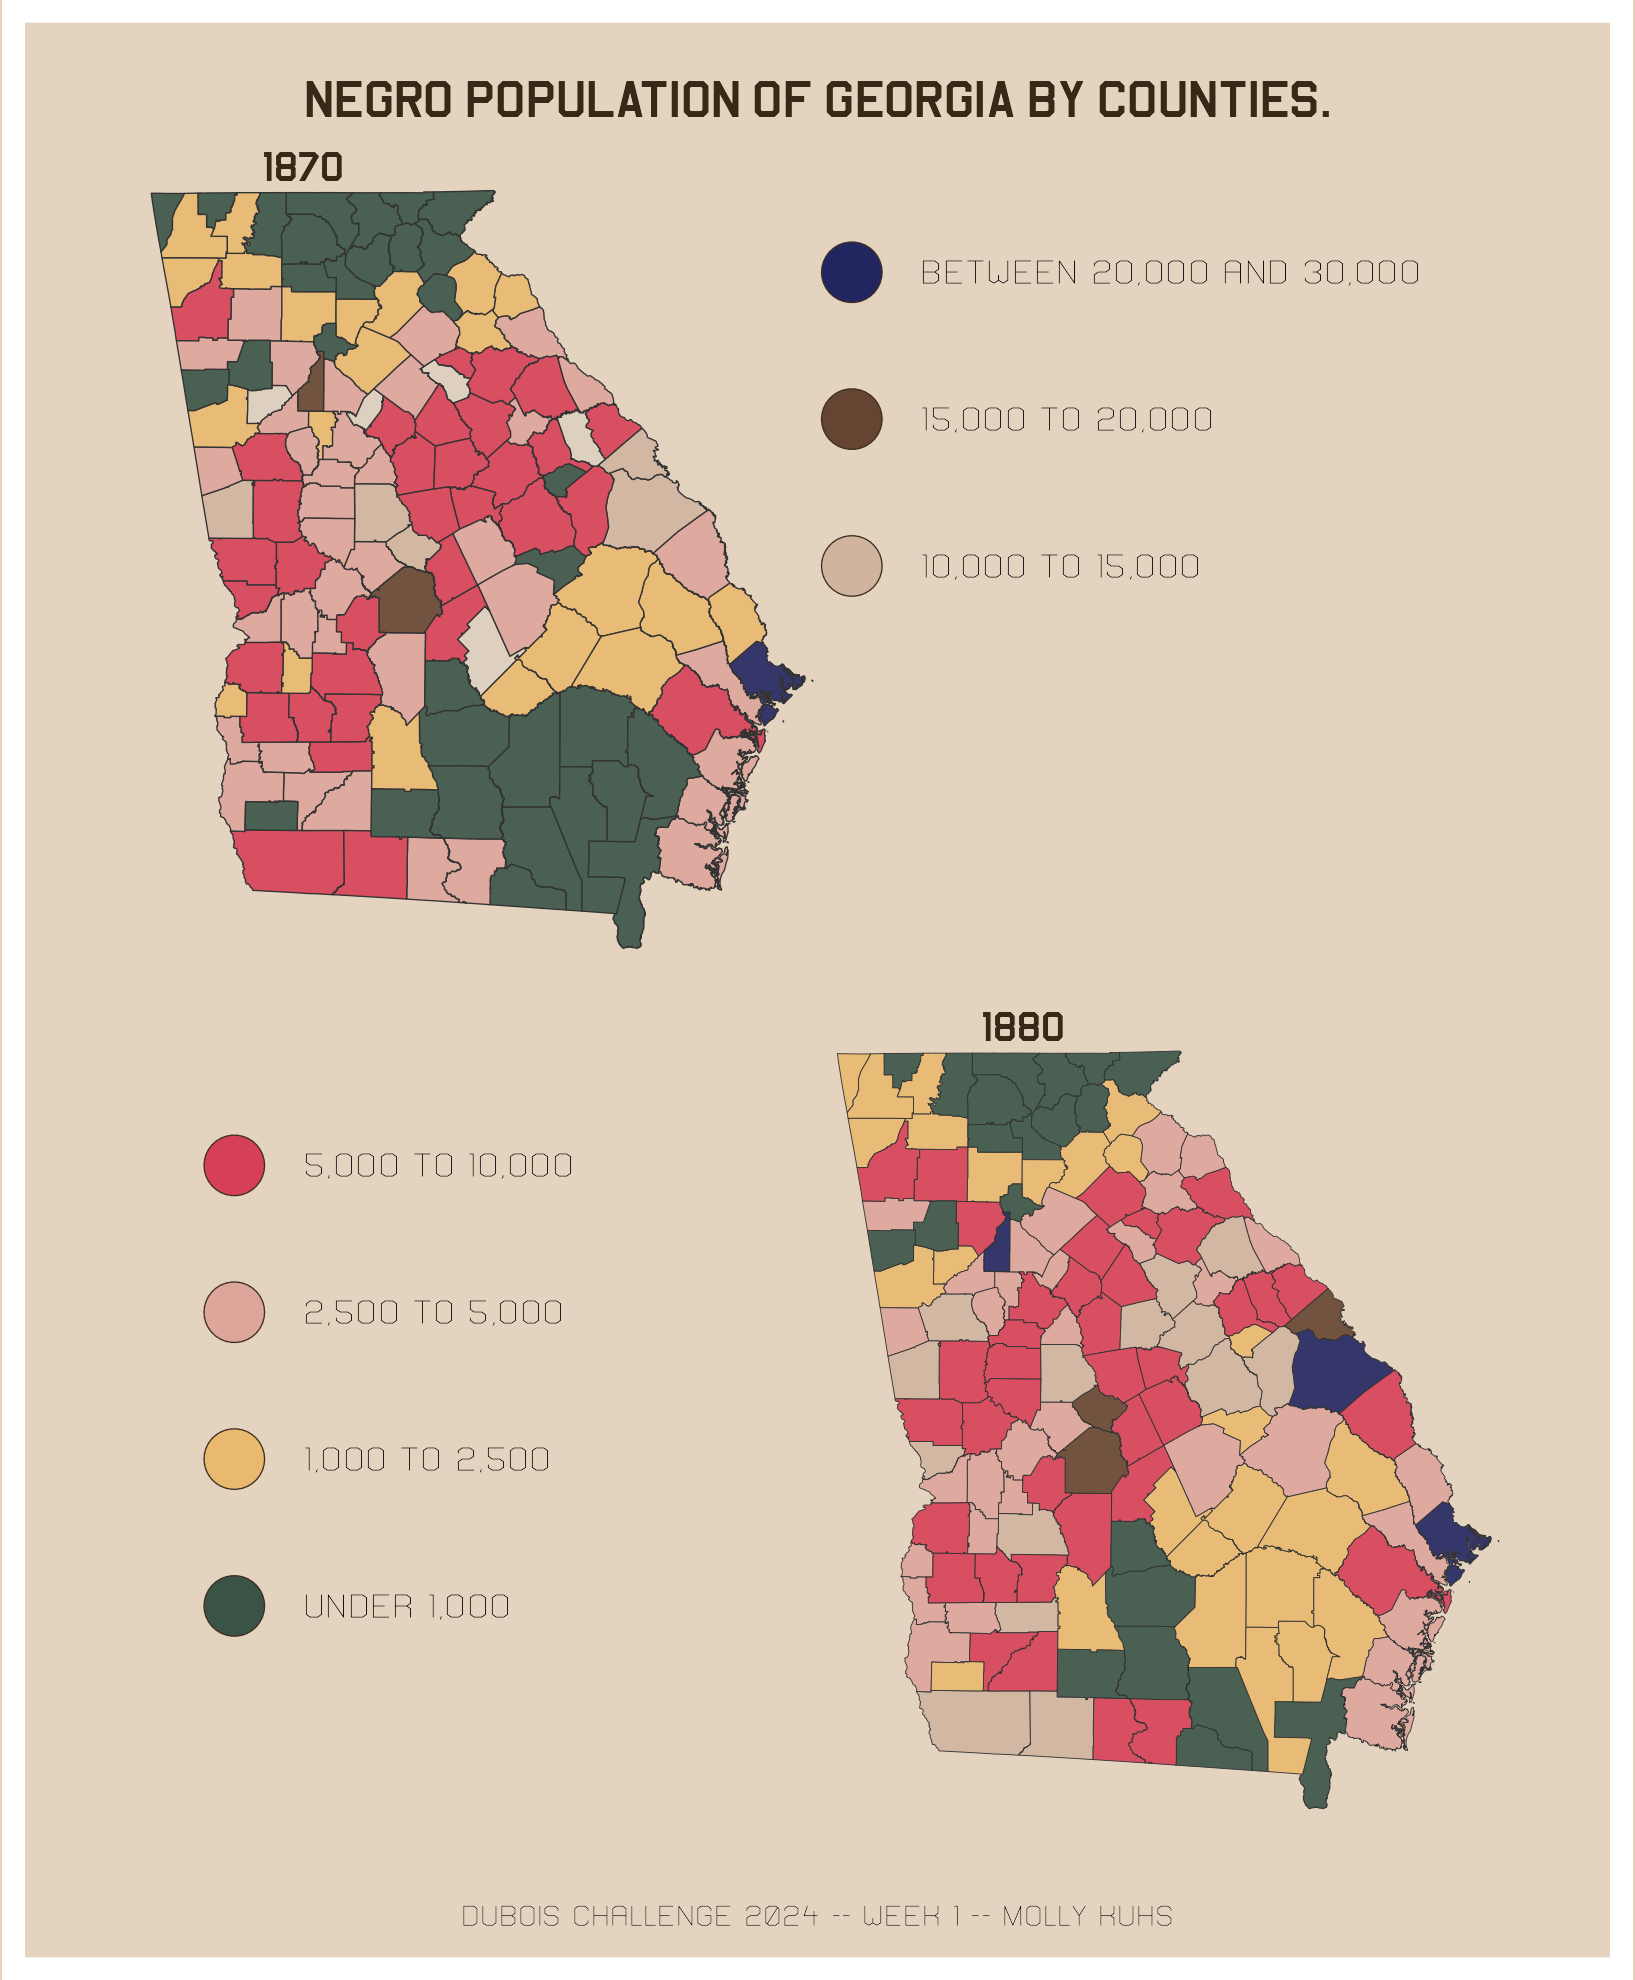

Reproduce this figure in R.
#Dubois Challenges 2024
#Week 1 

###########################

#Challege: https://github.com/ajstarks/dubois-data-portraits/tree/master/challenge/2024 
#DuBois Styleguide: https://github.com/ajstarks/dubois-data-portraits/blob/master/dubois-style.pdf 

###########################


#Packages 
library(tidyverse)
library(sf)
library(patchwork)

#data load
georgiaShape <- sf::read_sf("data/georgia-1880-county-shapefile")

#data clean & wrangle 
colnames(georgiaShape)[14] <- "data1870"
colnames(georgiaShape)[15] <- "data1880"

georgiaShape$data1870[is.na(georgiaShape$data1870)] <- "NoData"

dataCat <- georgiaShape %>%
  mutate(cat70 = case_when(data1870 == "> 1000" ~ 1,
                           data1870 == "1000 - 2500" ~ 2,
                           data1870 == "2500 - 5000" ~ 3,
                           data1870 == "5000 - 10000" ~ 4,
                           data1870 == "10000 - 15000" ~ 5,
                           data1870 == "15000 - 20000" ~ 6,
                           data1870 == "20000 - 30000" ~ 7,
                           data1870 == "NoData" ~ 0),
         cat80 = case_when(data1880 == "> 1000" ~ 1,
                           data1880 == "1000 - 2500" ~ 2,
                           data1880 == "2500 - 5000" ~ 3,
                           data1880 == "5000 - 10000" ~ 4,
                           data1880 == "10000 - 15000" ~ 5,
                           data1880 == "15000 - 20000" ~ 6,
                           data1880 == "20000 - 30000" ~ 7))


dataCat$cat70 <- as.factor(dataCat$cat70)
dataCat$cat80 <- as.factor(dataCat$cat80)


#plots

colorpal70 <- c("#decfbe","#395346","#e9b96f","#dea59b","#d64057","#d0b49e","#654531","#22255f")
colorpal80 <- c("#395346","#e9b96f","#dea59b","#d64057","#d0b49e","#654531","#22255f")

title <-"N E G R O   P O P U L A T I O N   O F   G E O R G I A   B Y   C O U N T I E S."
title2 <- "NEGRO POPULATION OF GEORGIA BY COUNTIES."
caption <- "\nDubois Challenge 2024 -- Week 1 -- Molly Kuhs"


#base1870plot
p70 <- ggplot(dataCat)+
  geom_sf(aes(fill = cat70),
          alpha=0.9,
          linewidth = 0.15,
          color = "grey20")+
  annotate("text", x = 84.5, y=35.15,
           label = "1870",
           family = "B52-ULCW00-ULC",
           size = 3.5,
           color="#362916")+
  scale_fill_manual(values = colorpal70,
                    name = "")+
  theme_void()+
  coord_sf(crs = 4326)+
  xlim(c(86, 76))+
  theme(legend.position = "none",
        panel.background = element_rect(fill = "#e4d3bf",color = "#e4d3bf"),
        plot.background = element_rect(fill = "#e4d3bf", color = "#e4d3bf"),
        plot.title = element_text(family = "B52-ULCW00-ULC",
                                  size = 12.5,
                                  hjust = 0.5,
                                  color="#362916"),
          plot.margin = margin(0.3,0,0,0, "cm"))+
  labs(x = "",
       y = "",
       title = title2)

# add labels 70
p70L<- p70+
  annotate("text", x = 80, y = 34.5, 
           label = "BETWEEN 2O,OOO AND 3O,OOO",
           family = "Vasarely-Light",
           size = 3.2,
           hjust = 0)+ 
  annotate("text", x = 80, y = 33.6, 
           label = "15,OOO TO 2O,OOO",
           family = "Vasarely-Light",
           size = 3.2,
           hjust = 0)+
  annotate("text", x = 80, y = 32.7, 
           label = "1O,OOO TO 15,OOO",
           family = "Vasarely-Light",
           size = 3.2,
           hjust = 0)
  
#add points 70
p70LP <- p70L +
  annotate("point", x =80.5 , y = 34.5, size = 7.1, color = "#3d2e22")+
  annotate("point", x =80.5 , y = 34.5, size = 6.8, color = "#22255f")+
  annotate("point", x =80.5 , y = 33.6, size = 7.1, color = "#3d2e22")+
  annotate("point", x =80.5 , y = 33.6, size = 6.8, color = "#654531")+
  annotate("point", x =80.5 , y = 32.7, size = 7.1, color = "#3d2e22")+
  annotate("point", x =80.5 , y = 32.7, size = 6.8, color = "#d0b49e")




#base1880plot

p80 <- ggplot(dataCat)+
  geom_sf(aes(fill = cat80),
          alpha=0.9,
          linewidth = 0.1,
          color = "grey20")+
  scale_fill_manual(values = colorpal80,
                    name = "")+
  annotate("text", x = 84.25, y=35.15,
           label = "1880",
           family = "B52-ULCW00-ULC",
           size = 3.5,
           color = "#362916")+
  theme_void()+
  coord_sf(crs = 4326)+
  xlim(c(91, 81))+
  labs(caption = caption)+
  theme(legend.position = "none",
        panel.background = element_rect(fill = "#e4d3bf",color = "#e4d3bf"),
        plot.background = element_rect(fill = "#e4d3bf", color = "#e4d3bf"),
        plot.margin = margin(0,0,0.25,0, "cm"),
        plot.caption = element_text(family = "Vasarely-Light",
                                    size = 7.5,
                                    hjust = 0.5))

#add labels 80
p80L <- p80 +
  annotate("text", x =89.5 , y = 34.3, 
           label = "5,OOO TO 1O,OOO",
           family = "Vasarely-Light",
           size = 3.25,
           hjust = 0)+ 
  annotate("text", x = 89.5, y = 33.4, 
           label = "2,5OO TO 5,OOO",
           family = "Vasarely-Light",
           size = 3.25,
           hjust = 0)+
  annotate("text", x = 89.5, y = 32.5, 
           label = "1,OOO TO 2,5OO",
           family = "Vasarely-Light",
           size = 3.25,
           hjust = 0)+
  annotate("text", x = 89.5, y = 31.6, 
           label = "UNDER 1,OOO",
           family = "Vasarely-Light",
           size = 3.25,
           hjust = 0)

# add points 80
p80LP <- p80L +
  annotate("point", x =90 , y = 34.3, size = 7.1, color = "#3d2e22")+
  annotate("point", x =90 , y = 34.3, size = 6.8, color = "#d64057")+
  annotate("point", x =90 , y = 33.4, size = 7.1, color = "#3d2e22")+
  annotate("point", x =90 , y = 33.4, size = 6.8, color = "#dea59b")+
  annotate("point", x =90 , y = 32.5, size = 7.1, color = "#3d2e22")+
  annotate("point", x =90 , y = 32.5, size = 6.8, color = "#e9b96f")+
  annotate("point", x =90 , y = 31.6, size = 7.1, color = "#3d2e22")+
  annotate("point", x =90 , y = 31.6, size = 6.8, color = "#395346")


# combine
p70LP + p80LP + plot_layout(nrow = 2)

#Final Plot 
ggsave("week1.png", width = 5.45, height = 6.9, units = "in") 


